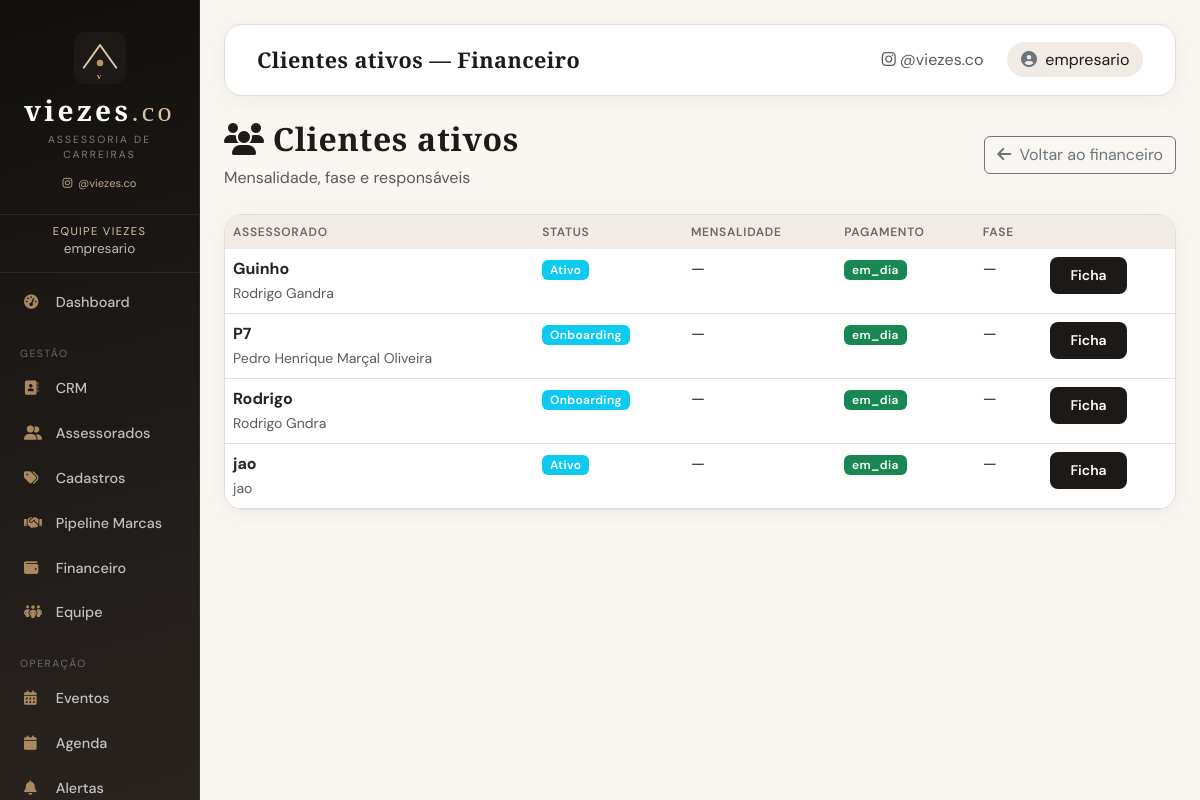
Screenshot of /financeiro/clientes (signed in) with the database file from the repository.
### app/models.py (models this page shows, shortened)
class User(UserMixin, db.Model):
    id = db.Column(db.Integer, primary_key=True)
    username = db.Column(db.String(80), unique=True, nullable=False)
    email = db.Column(db.String(120), unique=True, nullable=False)
    password_hash = db.Column(db.String(255), nullable=False)
    is_manager = db.Column(db.Boolean, default=False)  # True para empresário
    artist_id = db.Column(db.Integer, db.ForeignKey('artist.id'), nullable=True)
    display_name = db.Column(db.String(120), nullable=True)
    team_role = db.Column(db.String(40), nullable=True)  # estrategico, operacional, captacao
    phone = db.Column(db.String(20), nullable=True)
    is_active_user = db.Column(db.Boolean, default=True)
    created_at = db.Column(db.DateTime, default=datetime.utcnow)
    google_token = db.Column(db.Text, nullable=True)
    artist = db.relationship('Artist', backref='user_account', uselist=False)

class Artist(db.Model):
    id = db.Column(db.Integer, primary_key=True)
    name = db.Column(db.String(100), nullable=False)
    stage_name = db.Column(db.String(100), nullable=False)
    email = db.Column(db.String(120), nullable=False)
    phone = db.Column(db.String(20), nullable=True)
    artist_type_id = db.Column(db.Integer, db.ForeignKey('artist_type.id'), nullable=False)
    genre = db.Column(db.String(50), nullable=True)  # Gênero específico dentro do tipo
    description = db.Column(db.Text, nullable=True)
    color = db.Column(db.String(7), nullable=False)  # Cor em hex para agenda
    created_at = db.Column(db.DateTime, default=datetime.utcnow)
    is_active = db.Column(db.Boolean, default=True)
    client_status = db.Column(db.String(20), default='ativo')  # lead, onboarding, ativo, inativo
    service_type = db.Column(db.String(30), nullable=True)  # legado — use service_type_id
    service_type_id = db.Column(db.Integer, db.ForeignKey('catalog_item.id'), nullable=True)
    niche = db.Column(db.String(120), nullable=True)
    city = db.Column(db.String(80), nullable=True)
    state = db.Column(db.String(2), nullable=True)
    instagram = db.Column(db.String(120), nullable=True)
    onboarding_progress = db.Column(db.Integer, default=0)  # 0-100
    lead_id = db.Column(db.Integer, db.ForeignKey('lead.id'), nullable=True)
    onboarding_data = db.Column(db.Text, nullable=True)  # JSON — campos das planilhas
    entry_date = db.Column(db.Date, nullable=True)
    monthly_fee = db.Column(db.Numeric(12, 2), nullable=True)
    payment_status = db.Column(db.String(30), default='em_dia')  # em_dia, pendente, atrasado
    payment_due_day = db.Column(db.Integer, nullable=True)  # dia do mês
    current_phase = db.Column(db.String(80), nullable=True)
    strategic_manager = db.Column(db.String(120), nullable=True)
    operational_manager = db.Column(db.String(120), nullable=True)
    events = db.relationship('Event', backref='artist', lazy=True, cascade='all, delete-orphan')
    financial_records = db.relationship('FinancialRecord', backref='artist', lazy=True)
    brand_deals = db.relationship('BrandDeal', backref='artist', lazy=True)
    onboarding_tasks = db.relationship(
        'OnboardingTask', backref='artist', lazy=True, cascade='all, delete-orphan'
    )
    contract = db.relationship('ArtistContract', backref='artist', uselist=False, cascade='all, delete-orphan')
    onboarding_documents = db.relationship(
        'OnboardingDocument', backref='artist', lazy=True, cascade='all, delete-orphan'
    )
    rate_card_lines = db.relationship(
        'RateCardLine', backref='artist', lazy=True, cascade='all, delete-orphan'
    )
    dream_brands = db.relationship(
        'DreamBrand', backref='artist', lazy=True, cascade='all, delete-orphan'
    )
    partnership_history = db.relationship(
        'BrandPartnershipHistory', backref='artist', lazy=True, cascade='all, delete-orphan'
    )
    goals = db.relationship('ArtistGoal', backref='artist', lazy=True, cascade='all, delete-orphan')
    accesses = db.relationship('ArtistAccess', backref='artist', lazy=True, cascade='all, delete-orphan')
    availability_slots = db.relationship(
        'ArtistAvailability', backref='artist', lazy=True, cascade='all, delete-orphan'
    )
    onboarding_meetings = db.relationship(
        'OnboardingMeeting', backref='artist', lazy=True, cascade='all, delete-orphan'
    )
    digital_presence = db.relationship(
        'DigitalPresence', backref='artist', lazy=True, cascade='all, delete-orphan'
    )
    service_type_ref = db.relationship('CatalogItem', foreign_keys=[service_type_id])
    @property
    def client_status_label(self):
        labels = {
            'lead': 'Lead',
            'onboarding': 'Onboarding',
            'ativo': 'Ativo',
            'inativo': 'Inativo',
        }
        return labels.get(self.client_status, self.client_status)

### app/finance/routes.py (the view)
@bp.route('/clientes')
@login_required
def clients():
    if not _manager_required():
        return redirect(url_for('main.dashboard'))
    artists = Artist.query.filter(
        Artist.client_status.in_(['ativo', 'onboarding'])
    ).order_by(Artist.stage_name).all()
    return render_template('finance/clients.html', artists=artists)

### app/__init__.py (called while the page is built)
@login_manager.user_loader
def load_user(user_id):
    from app.models import User
    return User.query.get(int(user_id))

### app/finance/routes.py (called while the page is built)
def _manager_required():
    if not current_user.is_manager:
        flash('Acesso restrito.', 'error')
        return False
    return True

### app/templates/finance/clients.html (shortened to what this page needs)
{% extends "base.html" %}
{% block page_title %}Clientes ativos — Financeiro{% endblock %}
{% block content %}
<div class="row mb-4">
    <div class="col-12 d-flex justify-content-between align-items-center flex-wrap gap-2">
        <div>
            <h2><i class="fas fa-users me-2"></i>Clientes ativos</h2>
            <p class="text-muted mb-0">Mensalidade, fase e responsáveis</p>
        </div>
        <a href="{{ url_for('finance.index') }}" class="btn btn-outline-secondary">
            <i class="fas fa-arrow-left me-1"></i> Voltar ao financeiro
        </a>
    </div>
</div>
<div class="card">
    <div class="card-body p-0">
        <table class="table table-hover mb-0">
            <thead class="table-light">
                <tr>
                    <th>Assessorado</th>
                    <th>Status</th>
                    <th>Mensalidade</th>
                    <th>Pagamento</th>
                    <th>Fase</th>
                    <th></th>
                </tr>
            </thead>
            <tbody>
                {% for a in artists %}
                <tr>
                    <td><strong>{{ a.stage_name }}</strong><br><small class="text-muted">{{ a.name }}</small></td>
                    <td><span class="badge bg-info">{{ a.client_status_label }}</span></td>
                    <td>{% if a.monthly_fee %}R$ {{ '%.2f'|format(a.monthly_fee) }}{% else %}—{% endif %}</td>
                    <td>
                        <span class="badge {% if a.payment_status == 'em_dia' %}bg-success{% elif a.payment_status == 'atrasado' %}bg-danger{% else %}bg-warning text-dark{% endif %}">
                            {{ a.payment_status or 'em_dia' }}
                        </span>
                    </td>
                    <td>{{ a.current_phase or '—' }}</td>
                    <td>
                        <a href="{{ url_for('finance.client_detail', artist_id=a.id) }}" class="btn btn-sm btn-primary">Ficha</a>
                    </td>
                </tr>
                {% else %}
                <tr><td colspan="6" class="text-center text-muted py-4">Nenhum cliente ativo ou em onboarding.</td></tr>
                {% endfor %}
            </tbody>
        </table>
    </div>
</div>
{% endblock %}

### app/templates/base.html (shortened to what this page needs)
<!DOCTYPE html>
<html lang="pt-BR">
<head>
    <link href="https://cdn.jsdelivr.net/npm/bootstrap@5.3.0/dist/css/bootstrap.min.css" rel="stylesheet">
    <link href="https://cdnjs.cloudflare.com/ajax/libs/font-awesome/6.5.1/css/all.min.css" rel="stylesheet">
    <link href="https://cdn.jsdelivr.net/npm/fullcalendar@6.1.4/index.global.min.css" rel="stylesheet">
    <link href="{{ url_for('static', filename='css/viezes.css') }}" rel="stylesheet">
</head>
<body class="{% block body_class %}{% endblock %}">
    <div class="container-fluid">
        <div class="row">
            {% if current_user.is_authenticated %}
            <div class="col-md-2 px-0 desktop-sidebar">
                <div class="sidebar py-2">
                    {% include '_viezes_brand.html' %}
                    <div class="sidebar-user">
                        <div class="role">{% if current_user.is_manager %}Equipe Viezes{% else %}Assessorado{% endif %}</div>
                        <div class="name">{{ current_user.display_name or current_user.username }}</div>
                    </div>
                    {% include '_sidebar_nav.html' %}
                </div>
            </div>
            {% endif %}
            <div class="{% if current_user.is_authenticated %}col-md-10{% else %}col-12{% endif %} px-0">
                <div class="main-content p-4">
                    {% if current_user.is_authenticated %}
                    <nav class="navbar navbar-expand-lg top-navbar mb-4">
                        <div class="container-fluid">
                            <span class="navbar-brand mb-0">
                                {% block page_title %}Painel{% endblock %}
                            </span>
                            <div class="navbar-nav ms-auto align-items-center">
                                <a href="https://www.instagram.com/viezes.co" target="_blank" rel="noopener"
                                   class="nav-link d-none d-md-inline text-muted small me-3">
                                    <i class="fab fa-instagram me-1"></i>@viezes.co
                                </a>
                                <span class="user-pill">
                                    <i class="fas fa-circle-user me-1 text-secondary"></i>
                                    {{ current_user.display_name or current_user.username }}
                                </span>
                            </div>
                        </div>
                    </nav>
                    {% endif %}
                    {% block content %}{% endblock %}
                </div>
            </div>
        </div>
    </div>
</body>
</html>

### app/static/css/viezes.css (style rules this page uses)
:root { --vz-black: #12100e; --vz-espresso: #1c1916; --vz-brown: #2d2824; --vz-cream: #faf7f2; --vz-linen: #f0ebe4; --vz-sand: #e5ddd3; --vz-gold: #b8956b; --vz-gold-dark: #96784f; --vz-gold-light: #d9c4a3; --vz-rose: #9e7b7b; --vz-rose-soft: #e8d8d8; --vz-text: #1f1b18; --vz-text-muted: #6f6760; --vz-white: #ffffff; --vz-success: #5a7d5c; --vz-warning: #c4a035; --vz-danger: #b85c5c; --vz-radius: 12px; --vz-radius-lg: 18px; --vz-shadow: 0 4px 24px rgba(28, 25, 22, 0.06); --vz-shadow-lg: 0 12px 40px rgba(28, 25, 22, 0.1); --font-display: 'Cormorant Garamond', Georgia, serif; --font-body: 'DM Sans', system-ui, sans-serif; --sidebar-width: 260px; }
.btn-primary { --bs-btn-bg: var(--vz-espresso); --bs-btn-border-color: var(--vz-espresso); --bs-btn-hover-bg: var(--vz-brown); --bs-btn-hover-border-color: var(--vz-brown); --bs-btn-active-bg: var(--vz-black); --bs-btn-focus-shadow-rgb: 184, 149, 107; }
body { font-family: var(--font-body); color: var(--vz-text); background: var(--vz-cream); -webkit-font-smoothing: antialiased; }
h1, h2, h3, h4, h5, h6, .navbar-brand, .card-header, .brand-display { font-family: var(--font-display); font-weight: 600; letter-spacing: 0.02em; }
.sidebar, .mobile-sidebar { background: linear-gradient(165deg, var(--vz-black) 0%, var(--vz-espresso) 45%, #2a2420 100%); border-right: 1px solid rgba(184, 149, 107, 0.15); }
@media (min-width: 769px) { .desktop-sidebar { position: sticky; top: 0; height: 100vh; align-self: flex-start; } }
@media (min-width: 769px) { .desktop-sidebar .sidebar { height: 100vh; overflow-y: auto; overflow-x: hidden; } }
.main-content { background: var(--vz-cream); min-height: 100vh; }
.top-navbar { background: var(--vz-white) !important; border: 1px solid var(--vz-sand); border-radius: var(--vz-radius-lg); box-shadow: var(--vz-shadow); padding: 0.85rem 1.25rem; }
.top-navbar .navbar-brand { color: var(--vz-text) !important; font-size: 1.35rem; }
.top-navbar .user-pill { background: var(--vz-linen); padding: 0.35rem 0.85rem; border-radius: 999px; color: var(--vz-text); }
.card { border: 1px solid var(--vz-sand); border-radius: var(--vz-radius-lg); box-shadow: var(--vz-shadow); background: var(--vz-white); overflow: hidden; }
.btn-primary { background: var(--vz-espresso); border: none; border-radius: 8px; font-weight: 600; padding: 0.5rem 1.25rem; }
.table { --bs-table-bg: transparent; }
.table thead th { background: var(--vz-linen); color: var(--vz-text-muted); font-size: 0.75rem; text-transform: uppercase; letter-spacing: 0.06em; font-weight: 600; border: none; }
.badge { font-weight: 600; letter-spacing: 0.03em; }
a { color: var(--vz-gold-dark); }

### app/templates/base.html (style rules this page uses)
.sidebar { min-height: 100vh; }
.sidebar-user { text-align: center; padding: 0 0.5rem 0.75rem; border-bottom: 1px solid rgba(255,255,255,0.08); margin-bottom: 0.5rem; }
.sidebar-user .role { font-size: 0.7rem; text-transform: uppercase; letter-spacing: 0.12em; color: var(--vz-gold-light); }
.sidebar-user .name { font-size: 0.85rem; color: rgba(255,255,255,0.7); }

### rows the page displays
User: display_name+username "empresario"
Artist: stage_name "Guinho", name "Rodrigo Gandra", client_status_label "Ativo", payment_status "em_dia", current_phase "—"
Artist: stage_name "P7", name "Pedro Henrique Marçal Oliveira", client_status_label "Onboarding", payment_status "em_dia", current_phase "—"
Artist: stage_name "Rodrigo", name "Rodrigo Gndra", client_status_label "Onboarding", payment_status "em_dia", current_phase "—"
Artist: stage_name "jao", name "jao", client_status_label "Ativo", payment_status "em_dia", current_phase "—"
